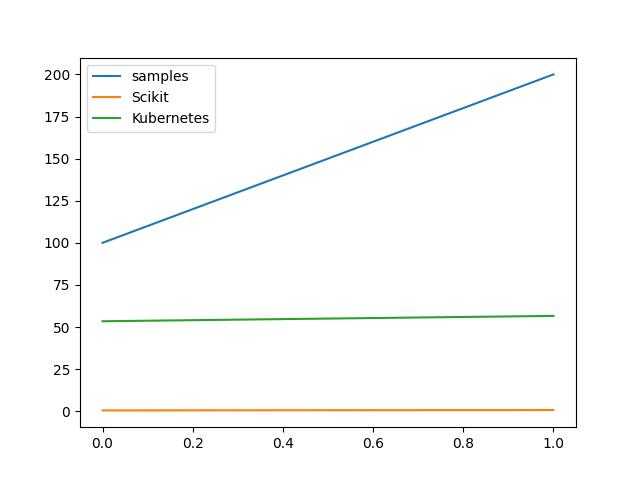

Here is the Python script that generated this plot:
import matplotlib.pyplot as plt
import pandas as pd



times = pd.read_csv("times.csv")
times.set_index("samples")
print(times.head())

times.plot()
plt.savefig("test.png")
